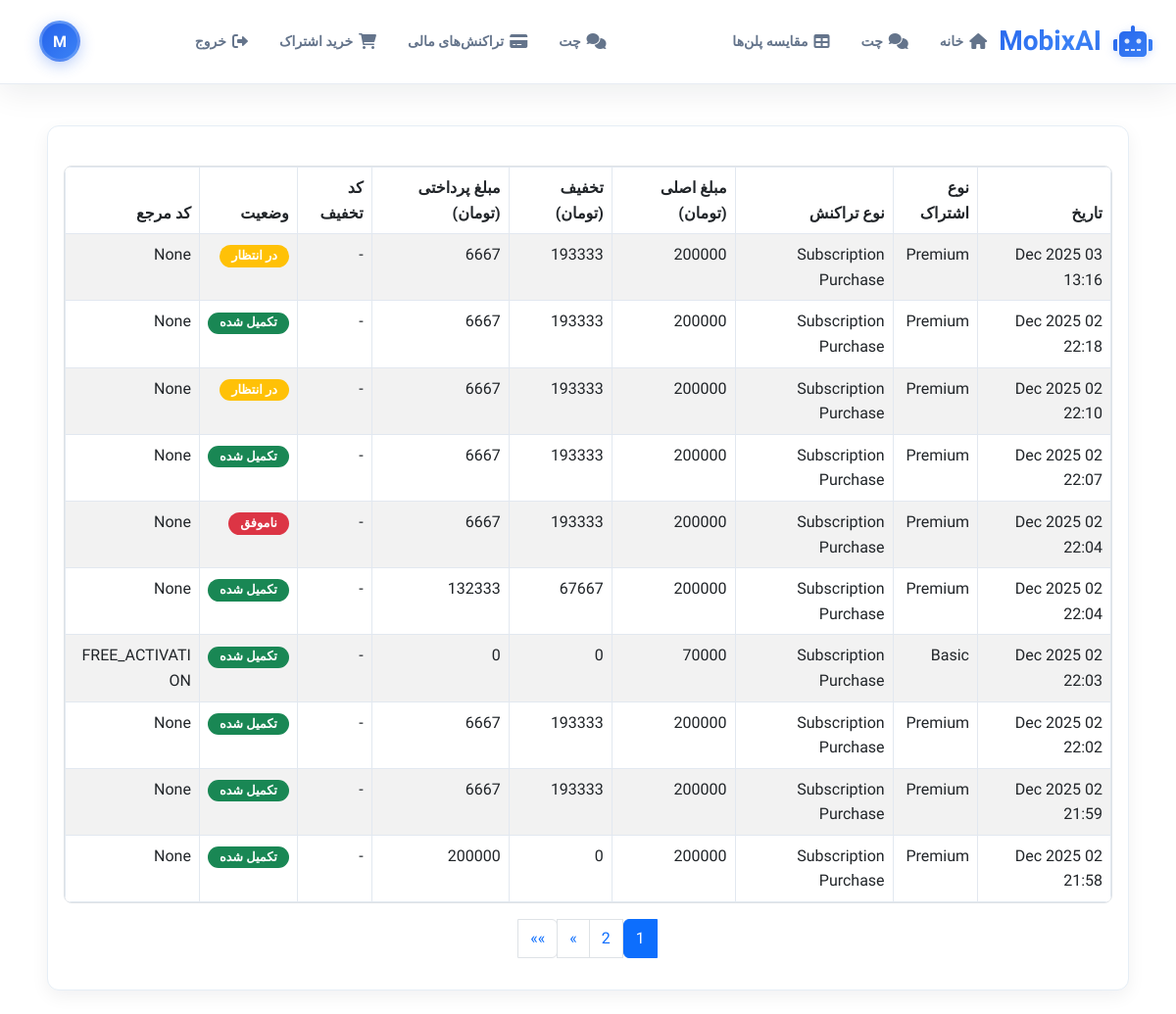
/financial-transactions/ (signed in), run on the app's committed database.
### accounts/models.py (models this page shows, shortened)
class User(AbstractUser):
    phone_number = models.CharField(max_length=15, unique=True)
    name = models.CharField(max_length=100)
    is_verified = models.BooleanField(default=False)
    created_at = models.DateTimeField(auto_now_add=True)
    objects = CustomUserManager()
    USERNAME_FIELD = 'phone_number'
    REQUIRED_FIELDS = ['name']
    def get_subscription_type(self):
        try:
            user_subscription = self.subscription
            if user_subscription.is_active:
                if user_subscription.end_date and user_subscription.end_date < timezone.now():
                    user_subscription.is_active = False
                    user_subscription.save()
                    return None
                return user_subscription.subscription_type
        except:
            pass
        return None
    def get_subscription_info(self):
        try:
            user_subscription = self.subscription
            if user_subscription.is_active:
                if user_subscription.end_date and user_subscription.end_date < timezone.now():
                    user_subscription.is_active = False
                    user_subscription.save()
                    return None
                return user_subscription
        except:
            pass
        return None

### subscriptions/models.py (models this page shows, shortened)
class FinancialTransaction(models.Model):
    TRANSACTION_TYPES = [
        ('subscription_purchase', 'Subscription Purchase'),
        ('subscription_upgrade', 'Subscription Upgrade'),
        ('subscription_renewal', 'Subscription Renewal'),
    ]
    TRANSACTION_STATUS = [
        ('pending', 'Pending'),
        ('completed', 'Completed'),
        ('failed', 'Failed'),
        ('refunded', 'Refunded'),
    ]
    user = models.ForeignKey(User, on_delete=models.CASCADE, related_name='financial_transactions')
    subscription_type = models.ForeignKey(SubscriptionType, on_delete=models.CASCADE, null=True, blank=True)
    transaction_type = models.CharField(max_length=30, choices=TRANSACTION_TYPES)
    status = models.CharField(max_length=20, choices=TRANSACTION_STATUS, default='pending')
    amount = models.DecimalField(max_digits=10, decimal_places=2, help_text="Amount in Tomans")
    original_amount = models.DecimalField(max_digits=10, decimal_places=2, null=True, blank=True, help_text="Original amount before discounts in Tomans")
    discount_amount = models.DecimalField(max_digits=10, decimal_places=2, default=0, help_text="Discount amount in Tomans")
    authority = models.CharField(max_length=100, unique=True, help_text="Payment authority from gateway")
    reference_id = models.CharField(max_length=100, null=True, blank=True, help_text="Reference ID from payment gateway")
    discount_code = models.ForeignKey(DiscountCode, on_delete=models.SET_NULL, null=True, blank=True)
    created_at = models.DateTimeField(default=timezone.now)
    updated_at = models.DateTimeField(auto_now=True)
    class Meta:
        db_table = 'financial_transactions'
        verbose_name = "Financial Transaction"
        verbose_name_plural = "Financial Transactions"
        ordering = ['-created_at']

class SubscriptionType(models.Model):
    name = models.CharField(max_length=50, unique=True)
    description = models.TextField(blank=True)
    price = models.DecimalField(max_digits=10, decimal_places=2, default=0)
    duration_days = models.IntegerField(default=30, help_text="Subscription duration in days")
    sku = models.CharField(max_length=50, unique=True, help_text="Stock Keeping Unit for the subscription")
    max_tokens = models.IntegerField(default=0, help_text="Maximum tokens allowed for this subscription (0 for unlimited)")
    max_tokens_free = models.IntegerField(default=0, help_text="Maximum free tokens allowed for this subscription (0 for unlimited)")
    max_openrouter_cost_usd = models.DecimalField(
        max_digits=10,
        decimal_places=2,
        default=0,
        help_text="Maximum OpenRouter API cost in USD allowed for this subscription (0 for unlimited)"
    )
    hourly_max_messages = models.IntegerField(default=0, help_text="Maximum messages per hour (0 for unlimited)")
    hourly_max_tokens = models.IntegerField(default=0, help_text="Maximum tokens per hour (0 for unlimited)")
    three_hours_max_messages = models.IntegerField(default=0, help_text="Maximum messages per 3 hours (0 for unlimited)")
    three_hours_max_tokens = models.IntegerField(default=0, help_text="Maximum tokens per 3 hours (0 for unlimited)")
    twelve_hours_max_messages = models.IntegerField(default=0, help_text="Maximum messages per 12 hours (0 for unlimited)")
    twelve_hours_max_tokens = models.IntegerField(default=0, help_text="Maximum tokens per 12 hours (0 for unlimited)")
    daily_max_messages = models.IntegerField(default=0, help_text="Maximum messages per day (0 for unlimited)")
    daily_max_tokens = models.IntegerField(default=0, help_text="Maximum tokens per day (0 for unlimited)")
    weekly_max_messages = models.IntegerField(default=0, help_text="Maximum messages per week (0 for unlimited)")
    weekly_max_tokens = models.IntegerField(default=0, help_text="Maximum tokens per week (0 for unlimited)")
    monthly_max_messages = models.IntegerField(default=0, help_text="Maximum messages per month (0 for unlimited)")
    monthly_max_tokens = models.IntegerField(default=0, help_text="Maximum tokens per month (0 for unlimited)")
    monthly_free_model_messages = models.IntegerField(default=0, help_text="Maximum free model messages per month (0 for unlimited)")
    monthly_free_model_tokens = models.IntegerField(default=0, help_text="Maximum free model tokens per month (0 for unlimited)")
    daily_image_generation_limit = models.IntegerField(default=10, help_text="Maximum images that can be generated per day (0 for unlimited)")
    weekly_image_generation_limit = models.IntegerField(default=50, help_text="Maximum images that can be generated per week (0 for unlimited)")
    monthly_image_generation_limit = models.IntegerField(default=200, help_text="Maximum images that can be generated per month (0 for unlimited)")
    is_active = models.BooleanField(default=True)
    created_at = models.DateTimeField(default=timezone.now)
    class Meta:
        db_table = 'subscription_types'

### core/views.py (the view)
# urls.py: path('financial-transactions/', views.financial_transactions, name='financial_transactions'),
@login_required
def financial_transactions(request):
    FinancialTransaction = apps.get_model('subscriptions', 'FinancialTransaction')
    transactions = FinancialTransaction.objects.filter(
        user=request.user
    ).order_by('-created_at')
    paginator = Paginator(transactions, 10)
    page_number = request.GET.get('page')
    page_obj = paginator.get_page(page_number)
    context = {
        'transactions': page_obj,
    }
    return render(request, 'financial_transactions.html', context)

### templates/financial_transactions.html (shortened to what this page needs)
{% extends 'base.html' %}
{% block content %}
<div class="chatgpt-container">
    <div class="chatgpt-layout">
        <div class="main-content">
            <div class="chat-messages-container">
                <div class="chat-messages">
                    {% if user.is_authenticated %}
                        <div class="card" style="border: 1px solid #E6EEF6; border-radius: 12px; box-shadow: 0 6px 18px rgba(11,18,32,0.06);">
                            <div class="card-body">
                                {% if transactions %}
                                    <div class="table-responsive">
                                        <table class="table table-striped table-hover">
                                            <thead>
                                                <tr>
                                                    <th>تاریخ</th>
                                                    <th>نوع اشتراک</th>
                                                    <th>نوع تراکنش</th>
                                                    <th>مبلغ اصلی (تومان)</th>
                                                    <th>تخفیف (تومان)</th>
                                                    <th>مبلغ پرداختی (تومان)</th>
                                                    <th>کد تخفیف</th>
                                                    <th>وضعیت</th>
                                                    <th>کد مرجع</th>
                                                </tr>
                                            </thead>
                                            <tbody>
                                                {% for transaction in transactions %}
                                                <tr>
                                                    <td>{{ transaction.created_at|date:"d M Y H:i" }}</td>
                                                    <td>
                                                        {% if transaction.subscription_type %}
                                                            {{ transaction.subscription_type.name }}
                                                        {% else %}
                                                            -
                                                        {% endif %}
                                                    </td>
                                                    <td>{{ transaction.get_transaction_type_display }}</td>
                                                    <td>
                                                        {% if transaction.original_amount %}
                                                            {{ transaction.original_amount|floatformat:0 }}
                                                        {% else %}
                                                            -
                                                        {% endif %}
                                                    </td>
                                                    <td>{{ transaction.discount_amount|floatformat:0 }}</td>
                                                    <td>{{ transaction.amount|floatformat:0 }}</td>
                                                    <td>
                                                        {% if transaction.discount_code %}
                                                            {{ transaction.discount_code.code }}
                                                        {% else %}
                                                            -
                                                        {% endif %}
                                                    </td>
                                                    <td>
                                                        {% if transaction.status == 'completed' %}
                                                            <span class="badge bg-success">تکمیل شده</span>
                                                        {% elif transaction.status == 'pending' %}
                                                            <span class="badge bg-warning">در انتظار</span>
                                                        {% elif transaction.status == 'failed' %}
                                                            <span class="badge bg-danger">ناموفق</span>
                                                        {% elif transaction.status == 'refunded' %}
                                                            <span class="badge bg-info">برگشت داده شده</span>
                                                        {% endif %}
                                                    </td>
                                                    <td>{{ transaction.reference_id|truncatechars:15 }}</td>
                                                </tr>
                                                {% endfor %}
                                            </tbody>
                                        </table>
                                    </div>
                                    {% if transactions.has_other_pages %}
                                    <nav aria-label="Pagination">
                                        <ul class="pagination justify-content-center">
                                            {% for num in transactions.paginator.page_range %}
                                                {% if transactions.number == num %}
                                                    <li class="page-item active">
                                                        <span class="page-link">{{ num }}</span>
                                                    </li>
                                                {% elif num > transactions.number|add:'-3' and num < transactions.number|add:'3' %}
                                                    <li class="page-item">
                                                        <a class="page-link" href="?page={{ num }}">{{ num }}</a>
                                                    </li>
                                                {% endif %}
                                            {% endfor %}
                                            {% if transactions.has_next %}
                                                <li class="page-item">
                                                    <a class="page-link" href="?page={{ transactions.next_page_number }}" aria-label="Next">
                                                        <span aria-hidden="true">&raquo;</span>
                                                    </a>
                                                </li>
                                                <li class="page-item">
                                                    <a class="page-link" href="?page={{ transactions.paginator.num_pages }}" aria-label="Last">
                                                        <span aria-hidden="true">&raquo;&raquo;</span>
                                                    </a>
                                                </li>
                                            {% endif %}
                                        </ul>
                                    </nav>
                                    {% endif %}
                                {% endif %}
                            </div>
                        </div>
                    {% endif %}
                </div>
            </div>
        </div>
    </div>
</div>
{% endblock %}

### templates/base.html (shortened to what this page needs)
<!DOCTYPE html>
<html lang="fa" dir="rtl">
<head>
    {% load static %}
    <link href="https://cdn.jsdelivr.net/npm/bootstrap@5.3.0/dist/css/bootstrap.min.css" rel="stylesheet">
    <link href="https://cdnjs.cloudflare.com/ajax/libs/font-awesome/6.0.0/css/all.min.css" rel="stylesheet">
    <link rel="stylesheet" href="https://cdnjs.cloudflare.com/ajax/libs/highlight.js/11.7.0/styles/default.min.css">
    <link rel="stylesheet" href="{% static 'css/chat.css' %}">
    <link rel="stylesheet" href="{% static 'css/navigation.css' %}">
    <link rel="stylesheet" href="{% static 'css/auth-forms.css' %}">
    <link rel="stylesheet" href="{% static 'css/purchase.css' %}">
    <link rel="stylesheet" href="{% static 'css/articles.css' %}">
    <link rel="stylesheet" href="{% static 'css/responsive-tables.css' %}">
</head>
<body {% if user.is_authenticated %}data-authenticated="true" data-user-name="{{ user.name }}"{% endif %}>
    {% block navbar %}
    <nav class="modern-navbar">
        <div class="container">
            <a class="navbar-brand" href="{% url 'home' %}">
                <i class="fas fa-robot"></i> MobixAI
            </a>
            <div class="navbar-nav-container" style="display: flex; align-items: center; gap: 1rem; flex: 1; justify-content: space-between;">
                <ul class="navbar-nav navbar-nav-left" id="desktop-nav-left" style="display: flex; flex-direction: row; align-items: center; gap: 0.5rem; margin: 0; padding: 0; list-style: none;">
                </ul>
                <ul class="navbar-nav navbar-nav-right" id="desktop-nav-right" style="display: flex; flex-direction: row; align-items: center; gap: 0.5rem; margin: 0; padding: 0; list-style: none;">
                </ul>
                {% if user.is_authenticated %}
                <div class="user-avatar" title="{{ user.name }}">
                    {{ user.name|first|upper }}
                </div>
                {% endif %}
            </div>
        </div>
    </nav>
    {% endblock %}
    <main>
        {% block content %}
        {% endblock %}
    </main>
    {% load static %}
</body>
</html>

### data on the page
User: name|first "M"
FinancialTransaction: status "در انتظار"
FinancialTransaction: status "تکمیل شده"
FinancialTransaction: status "در انتظار"
FinancialTransaction: status "تکمیل شده"
FinancialTransaction: status "ناموفق"
FinancialTransaction: status "تکمیل شده"
FinancialTransaction: status "تکمیل شده"
FinancialTransaction: status "تکمیل شده"
FinancialTransaction: status "تکمیل شده"
FinancialTransaction: status "تکمیل شده"

### other printed values
{{ num }} "1"
{{ num }} "2"
